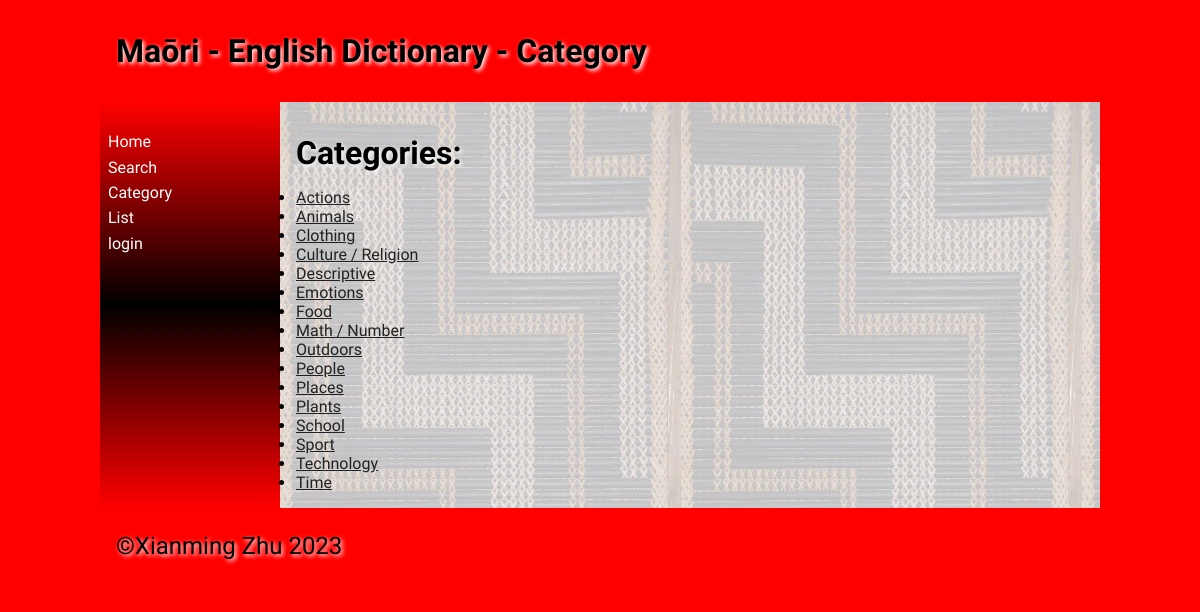
/category_list, run on the app's committed database.
### tables this page shows
CREATE TABLE "category"
(
    cat_id   integer not null
        constraint category_pk
            primary key
        constraint category_vocab_list_cat_id_fk
            references vocab_list (cat_id),
    cat_name varchar(30)
);

### app.py (the view)
@app.route('/category_list')
def render_category():
    db = get_db()
    categories = db.execute('SELECT * FROM category').fetchall()
    return render_template('category_list.html', logged_in=is_logged_in(), categories=categories,
                           teacher_in=teacher_logged_in())

### app.py (called while the page is built)
def get_db():
    db = getattr(g, '_database', None)
    if db is None:
        db = g._database = sqlite3.connect(DATABASE)
        db.row_factory = sqlite3.Row
    return db

def is_logged_in():
    if session.get("email") is None:
        print("not logged in")
        return False
    else:
        print("logged in")
        return True

def teacher_logged_in():
    if session.get("account_type") == "teacher":
        print("teacher in")
        return True
    else:
        print("teacher not in")
        return False

### templates/category_list.html (shortened to what this page needs)
{% extends 'base.html' %}
{% block heading %}Maōri - English Dictionary - Category{% endblock %}
{% block main %}
<h1>Categories:</h1>
  <ul>
    {% for category in categories %}
       <li><a href="{{ url_for('category_detail' ,cat_id=category[0]) }}">{{ category[1] }}</a></li>
    {% endfor %}
  </ul>
{% endblock %}

### templates/base.html (shortened to what this page needs)
<!doctype html>
<html lang="en">
<head>
	<link href="{{ url_for('static', filename='css/style.css') }}" rel="stylesheet">
</head>
<body>
	<div id="container">
		<header>
			<h1>{% block heading %}{% endblock %}</h1>
		</header>
		<nav>
			<ul>
                <li><a href="/">Home</a></li>
                <li><a href="/search">Search</a></li>
                <li><a href="/category_list">Category</a></li>
                <li><a href="/list">List</a> </li>
               {% if logged_in %}
                  <li><a href="/logout">logout</a></li>
               {% else %}
                  <li><a href="/login">login</a></li>
               {% endif %}
            </ul>
		</nav>
		<main>
            {% block main%}{% endblock %}
        </main>
		<footer>
			<p>
				&copy;Xianming Zhu 2023
			</p>
		</footer>
	</div>
</body>
</html>

### static/css/style.css (style rules this page uses)
* { font-family: Comfortaa, sans-serif; margin: 0; padding: 0; box-sizing: border-box; }
body { background-color: #ff0000; }
#container { display: grid; grid-template-columns: 75px auto; grid-template-areas: 'nav header' 'main main' 'footer footer'; }
header { grid-area: header; background-color: #f00; padding: 1rem; }
nav { grid-area: nav; }
main { grid-area: main; padding: 1rem; background-color: #edd; }
h1, h2, h3, h4 { padding: 1rem 0; font-family: 'Suez One', serif; color: #000; text-shadow: 2px 2px 4px #fff; }
p { padding: 0.5rem 0; }
a { color: #222; }
footer { grid-area: footer; padding: 1rem; background-color: #f00; }
footer p { color: #000; text-shadow: 2px 2px 4px #fff; font-size: 1.5rem; }
@media only screen and (min-width: 768px) { #container { grid-template-columns: 180px auto; grid-template-areas: 'header header' 'nav main' 'footer footer'; } }
@media only screen and (min-width: 768px) { nav { background: linear-gradient(180deg, rgba(255,0,0,1) 0%, rgba(0, 0, 0, 1) 50%, rgba(255,0,0,1) 100%); padding: 0.5rem; } }
@media only screen and (min-width: 768px) { nav ul { list-style: none; } }
@media only screen and (min-width: 768px) { nav li { padding: 0.2rem 0; } }
@media only screen and (min-width: 768px) { nav a { color: #fff; text-decoration: none; } }
@media only screen and (min-width: 768px) { main { background-image: url('/poutama.jpg'); } }
@media only screen and (min-width: 1000px) { #container { width: 1000px; margin: auto; } }

### data on the page
category: cat_name "Actions"
category: cat_name "Animals"
category: cat_name "Clothing"
category: cat_name "Culture / Religion"
category: cat_name "Descriptive"
category: cat_name "Emotions"
category: cat_name "Food"
category: cat_name "Math / Number"
category: cat_name "Outdoors"
category: cat_name "People"
category: cat_name "Places"
category: cat_name "Plants"
category: cat_name "School"
category: cat_name "Sport"
category: cat_name "Technology"
category: cat_name "Time"
